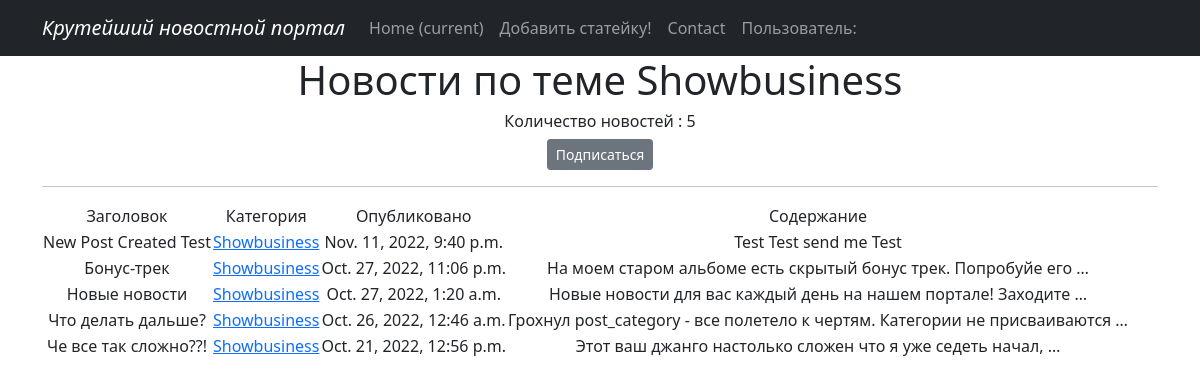
The page /news/categories/6 on the database as committed earlier.
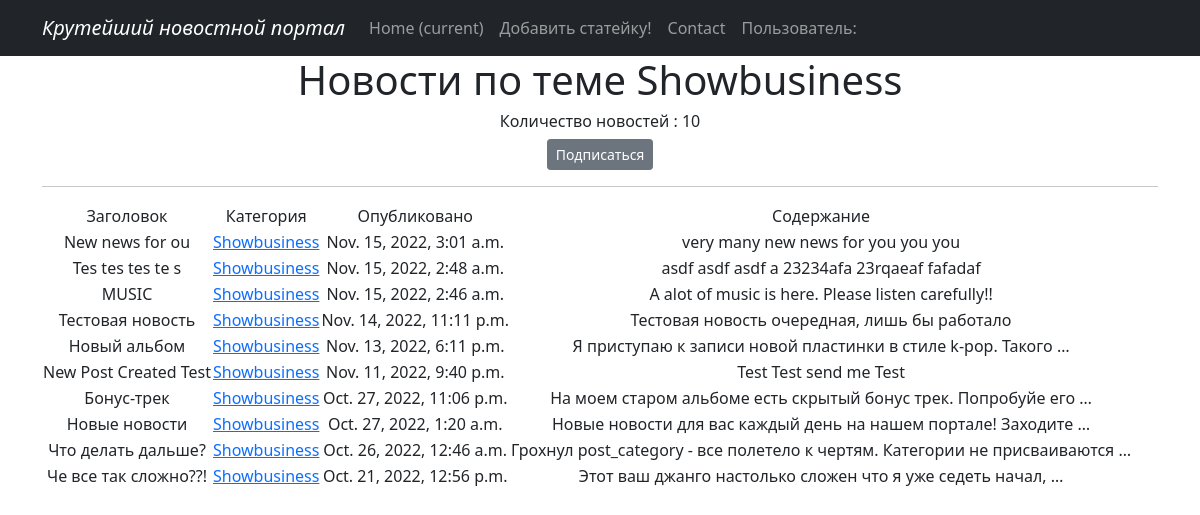
The same page on the database as committed later.
### News/models.py (models this page shows, shortened)
class Category(models.Model):
    category_name = models.CharField(max_length=255, unique = True, null=True, blank=True)
    subscribers = models.ManyToManyField(User, related_name ='categories')
    def __str__(self):
       return f'{self.category_name}'

class Post(models.Model):
    author = models.ForeignKey(Author, on_delete=models.CASCADE)
    post_time = models.DateTimeField(auto_now_add = True)
    post_type = models.CharField(max_length=3, choices = CHOICES, default = news)
    title = models.CharField(max_length=255)
    content = models.TextField()
    post_rating = models.IntegerField(default=0)
    category = models.ManyToManyField(Category, through = 'PostCategory')

### News/views.py (the view)
# urls.py: path('categories/<int:pk>', CategoryListView.as_view(), name = 'category_list'),
class CategoryListView(ListView):
    model = Post
    template_name = 'category_list.html'
    context_object_name = 'category_news_list'
    def get_queryset(self):
        self.category = get_object_or_404(Category, id=self.kwargs['pk'])
        queryset = Post.objects.filter(category = self.category).order_by('-post_time')
        return queryset
    def get_context_data(self, **kwargs):
        context = super().get_context_data(**kwargs)
        context['is_not_subscriber'] = self.request.user not in self.category.subscribers.all()
        context['category'] = self.category
        return context

### News/templatetags/custom_filters.py (called while the page is built)
@register.filter()
def cenzura(value):
    for word in Slovechki:
        value = value.replace(word, '*' * len(word))
    return value

### templates/category_list.html (shortened to what this page needs)
{% extends 'flatpages/default.html' %}
{% load custom_filters %}
{% load custom_tags %}
{% block content %}
   <h1>Новости по теме {{category.category_name}} </h1>
   <h6> Количество новостей : {{ category_news_list | length }} </h6>
    {% if is_not_subscriber %}
        <p class = 'text-center'><a href ="{% url 'subscribe' category.id %}" class = 'btn btn-secondary btn-sm'>Подписаться</a></p>
    {% endif %}
   <hr>
       <table>
           <tr>
               <td>Заголовок</td>
               <td>Категория </td>
               <td>Опубликовано</td>
               <td>Содержание</td>
           </tr>
           {% for Post in category_news_list %}
           <tr>
               <td>{{ Post.title | cenzura }}</td>
               <td> <a  href ="{% url 'category_list' category.id %}"> {{category}} </a> </td>
               <td>{{ Post.post_time }}</td>
               <td>{{ Post.content | truncatewords:10 | cenzura }}</td>
           </tr>
           {% endfor %}
       </table>
{% endblock content %}

### templates/flatpages/default.html (shortened to what this page needs)
<!DOCTYPE html>
<html lang="en">
    <head>
        {% load static %}
       <link href="{% static 'css/styles.css' %}" rel="stylesheet" />
    </head>
    <body>
        <nav class="navbar navbar-expand-lg navbar-dark bg-dark static-top">
           <div class="container">
               <a class="navbar-brand" href="/news"><i> Крутейший новостной портал  </i></a>
               <div class="collapse navbar-collapse" id="navbarResponsive">
                   <ul class="navbar-nav ml-auto">
                       <li class="nav-item active">
                           <a class="nav-link" href="/news">Home
                               <span class="sr-only">(current)</span>
                           </a>
                       </li>
                       <li class="nav-item">
                           <a class="nav-link" href="/news/create/">Добавить статейку!</a>
                       </li>
                       <li class="nav-item">
                           <a class="nav-link" href="/contacts/">Contact</a>
                       </li>
                       <li class="nav-item">
                           <a class="nav-link" href="/news/index"> Пользователь: {{request.user.username}} </a>
                       </li>
                   </ul>
               </div>
           </div>
        </nav>
        <div class="container">
            <div class="row">
                <div class="col-lg-12 text-center">
                       {% block content %}{% endblock content %}
                </div>
            </div>
        </div>
    </body>
</html>

Rows that differ between the two databases and show on the page:
added Post: title|cenzura "New news for ou", {{ category }} "Showbusiness", post_time "Nov. 15, 2022, 3:01 a.m.", content|cenzura "very many new news for you you you"
added Post: title|cenzura "Tes tes tes te s", {{ category }} "Showbusiness", post_time "Nov. 15, 2022, 2:48 a.m.", content|cenzura "asdf asdf asdf a 23234afa 23rqaeaf fafadaf"
added Post: title|cenzura "MUSIC", {{ category }} "Showbusiness", post_time "Nov. 15, 2022, 2:46 a.m.", content|cenzura "A alot of music is here. Please listen carefully!!"
added Post: title|cenzura "Тестовая новость", {{ category }} "Showbusiness", post_time "Nov. 14, 2022, 11:11 p.m.", content|cenzura "Тестовая новость очередная, лишь бы работало"
added Post: title|cenzura "Новый альбом", {{ category }} "Showbusiness", post_time "Nov. 13, 2022, 6:11 p.m.", content|cenzura "Я приступаю к записи новой пластинки в стиле k-pop. Такого …"
Other text that changed with them:
{{ category_news_list | length }}: "5" → "10"
